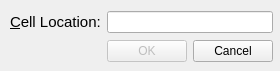
<?xml version="1.0" encoding="UTF-8"?>
<ui version="4.0">
 <class>GoToCell</class>
 <widget class="QDialog" name="GoToCell">
  <property name="geometry">
   <rect>
    <x>0</x>
    <y>0</y>
    <width>280</width>
    <height>71</height>
   </rect>
  </property>
  <property name="windowTitle">
   <string>Go To Cell</string>
  </property>
  <widget class="QWidget" name="">
   <property name="geometry">
    <rect>
     <x>10</x>
     <y>10</y>
     <width>263</width>
     <height>55</height>
    </rect>
   </property>
   <layout class="QVBoxLayout" name="verticalLayout">
    <item>
     <layout class="QHBoxLayout" name="horizontalLayout">
      <item>
       <widget class="QLabel" name="label">
        <property name="font">
         <font>
          <pointsize>11</pointsize>
         </font>
        </property>
        <property name="text">
         <string>&amp;Cell Location:</string>
        </property>
        <property name="buddy">
         <cstring>lineEdit</cstring>
        </property>
       </widget>
      </item>
      <item>
       <widget class="QLineEdit" name="lineEdit"/>
      </item>
     </layout>
    </item>
    <item>
     <layout class="QHBoxLayout" name="horizontalLayout_2">
      <item>
       <spacer name="horizontalSpacer">
        <property name="orientation">
         <enum>Qt::Horizontal</enum>
        </property>
        <property name="sizeHint" stdset="0">
         <size>
          <width>40</width>
          <height>20</height>
         </size>
        </property>
       </spacer>
      </item>
      <item>
       <widget class="QPushButton" name="okButton">
        <property name="enabled">
         <bool>false</bool>
        </property>
        <property name="text">
         <string>OK</string>
        </property>
        <property name="autoDefault">
         <bool>false</bool>
        </property>
        <property name="default">
         <bool>true</bool>
        </property>
       </widget>
      </item>
      <item>
       <widget class="QPushButton" name="cancelButton">
        <property name="text">
         <string>Cancel</string>
        </property>
        <property name="autoDefault">
         <bool>false</bool>
        </property>
       </widget>
      </item>
     </layout>
    </item>
   </layout>
  </widget>
 </widget>
 <resources/>
 <connections>
  <connection>
   <sender>okButton</sender>
   <signal>clicked()</signal>
   <receiver>GoToCell</receiver>
   <slot>accept()</slot>
   <hints>
    <hint type="sourcelabel">
     <x>132</x>
     <y>51</y>
    </hint>
    <hint type="destinationlabel">
     <x>85</x>
     <y>47</y>
    </hint>
   </hints>
  </connection>
  <connection>
   <sender>cancelButton</sender>
   <signal>clicked()</signal>
   <receiver>GoToCell</receiver>
   <slot>reject()</slot>
   <hints>
    <hint type="sourcelabel">
     <x>243</x>
     <y>51</y>
    </hint>
    <hint type="destinationlabel">
     <x>278</x>
     <y>51</y>
    </hint>
   </hints>
  </connection>
 </connections>
 <slots>
  <slot>enableOkButton()</slot>
 </slots>
</ui>
